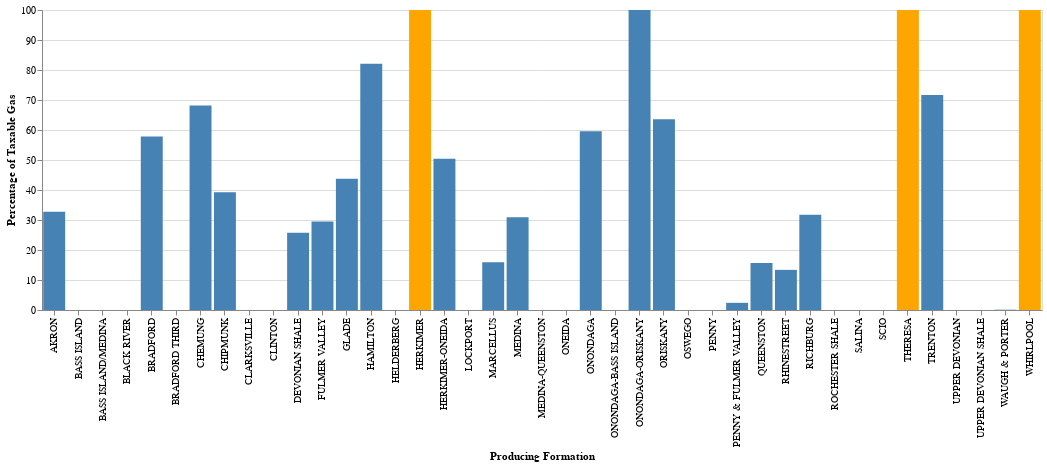

The notebook cell saved with this chart:
### Code cell
Chart(TG_1980s).mark_bar().encode(x='Producing Formation:O', y='Percentage of Taxable Gas', 
                                  color=alt.condition(
                                  alt.datum['Percentage of Taxable Gas'] == TG_1980s['Percentage of Taxable Gas'].max(),  
                                  alt.value('orange'),   
                                  alt.value('steelblue')   
                                                     )).properties(width=1000)

### Figure 1 — Vega-Lite specification as saved in the notebook (floating-point values rounded to 4 significant figures)
{"config": {"view": {"continuousWidth": 400, "continuousHeight": 300}}, "data": {"name": "data-82a4796f1bca6f0230dd5cc950a9cdbb"}, "mark": "bar", "encoding": {"color": {"condition": {"value": "orange", "test": "(datum['Percentage of Taxable Gas'] === 100.0)"}, "value": "steelblue"}, "x": {"type": "ordinal", "field": "Producing Formation"}, "y": {"type": "quantitative", "field": "Percentage of Taxable Gas"}}, "width": 1000, "$schema": "https://vega.github.io/schema/vega-lite/v4.8.1.json", "datasets": {"data-82a4796f1bca6f0230dd5cc950a9cdbb": [{"Producing Formation": "AKRON", "Percentage of Taxable Gas": 32.75}, {"Producing Formation": "BASS ISLAND", "Percentage of Taxable Gas": 0.0}, {"Producing Formation": "BASS ISLAND/MEDINA", "Percentage of Taxable Gas": 0.0}, {"Producing Formation": "BLACK RIVER", "Percentage of Taxable Gas": 0.0}, {"Producing Formation": "BRADFORD", "Percentage of Taxable Gas": 57.83}, {"Producing Formation": "BRADFORD THIRD", "Percentage of Taxable Gas": 0.0}, {"Producing Formation": "CHEMUNG", "Percentage of Taxable Gas": 68.18}, {"Producing Formation": "CHIPMUNK", "Percentage of Taxable Gas": 39.24}, {"Producing Formation": "CLARKSVILLE", "Percentage of Taxable Gas": 0.0}, {"Producing Formation": "CLINTON", "Percentage of Taxable Gas": 0.0}, {"Producing Formation": "DEVONIAN SHALE", "Percentage of Taxable Gas": 25.77}, {"Producing Formation": "FULMER VALLEY", "Percentage of Taxable Gas": 29.52}, {"Producing Formation": "GLADE", "Percentage of Taxable Gas": 43.71}, {"Producing Formation": "HAMILTON", "Percentage of Taxable Gas": 82.05}, {"Producing Formation": "HELDERBERG", "Percentage of Taxable Gas": 0.0}, {"Producing Formation": "HERKIMER", "Percentage of Taxable Gas": 100.0}, {"Producing Formation": "HERKIMER-ONEIDA", "Percentage of Taxable Gas": 50.41}, {"Producing Formation": "LOCKPORT", "Percentage of Taxable Gas": 0.0}, {"Producing Formation": "MARCELLUS", "Percentage of Taxable Gas": 15.89}, {"Producing Formation": "MEDINA", "Percentage of Taxable Gas": 30.95}, {"Producing Formation": "MEDINA-QUEENSTON", "Percentage of Taxable Gas": 0.0}, {"Producing Formation": "ONEIDA", "Percentage of Taxable Gas": 0.0}, {"Producing Formation": "ONONDAGA", "Percentage of Taxable Gas": 59.59}, {"Producing Formation": "ONONDAGA-BASS ISLAND", "Percentage of Taxable Gas": 0.0}, {"Producing Formation": "ONONDAGA-ORISKANY", "Percentage of Taxable Gas": 99.98}, {"Producing Formation": "ORISKANY", "Percentage of Taxable Gas": 63.62}, {"Producing Formation": "OSWEGO", "Percentage of Taxable Gas": 0.0}, {"Producing Formation": "PENNY", "Percentage of Taxable Gas": 0.0}, {"Producing Formation": "PENNY & FULMER VALLEY", "Percentage of Taxable Gas": 2.39}, {"Producing Formation": "QUEENSTON", "Percentage of Taxable Gas": 15.69}, {"Producing Formation": "RHINESTREET", "Percentage of Taxable Gas": 13.38}, {"Producing Formation": "RICHBURG", "Percentage of Taxable Gas": 31.79}, {"Producing Formation": "ROCHESTER SHALE", "Percentage of Taxable Gas": 0.0}, {"Producing Formation": "SALINA", "Percentage of Taxable Gas": 0.0}, {"Producing Formation": "SCIO", "Percentage of Taxable Gas": 0.0}, {"Producing Formation": "THERESA", "Percentage of Taxable Gas": 100.0}, {"Producing Formation": "TRENTON", "Percentage of Taxable Gas": 71.67}, {"Producing Formation": "UPPER DEVONIAN", "Percentage of Taxable Gas": 0.0}, {"Producing Formation": "UPPER DEVONIAN SHALE", "Percentage of Taxable Gas": 0.0}, {"Producing Formation": "WAUGH & PORTER", "Percentage of Taxable Gas": 0.1}, {"Producing Formation": "WHIRLPOOL", "Percentage of Taxable Gas": 100.0}]}}
